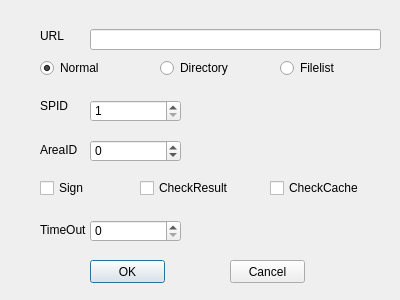
<?xml version="1.0" encoding="UTF-8"?>
<ui version="4.0">
 <class>Dialog</class>
 <widget class="QDialog" name="Dialog">
  <property name="geometry">
   <rect>
    <x>0</x>
    <y>0</y>
    <width>400</width>
    <height>300</height>
   </rect>
  </property>
  <property name="windowTitle">
   <string>Dialog</string>
  </property>
  <widget class="QLabel" name="label">
   <property name="geometry">
    <rect>
     <x>40</x>
     <y>30</y>
     <width>54</width>
     <height>12</height>
    </rect>
   </property>
   <property name="text">
    <string>URL</string>
   </property>
  </widget>
  <widget class="QLabel" name="label_2">
   <property name="geometry">
    <rect>
     <x>40</x>
     <y>100</y>
     <width>54</width>
     <height>12</height>
    </rect>
   </property>
   <property name="text">
    <string>SPID</string>
   </property>
  </widget>
  <widget class="QLabel" name="label_3">
   <property name="geometry">
    <rect>
     <x>40</x>
     <y>140</y>
     <width>54</width>
     <height>20</height>
    </rect>
   </property>
   <property name="text">
    <string>AreaID</string>
   </property>
  </widget>
  <widget class="QLabel" name="label_4">
   <property name="geometry">
    <rect>
     <x>40</x>
     <y>220</y>
     <width>54</width>
     <height>20</height>
    </rect>
   </property>
   <property name="text">
    <string>TimeOut</string>
   </property>
  </widget>
  <widget class="QCheckBox" name="checkBox">
   <property name="geometry">
    <rect>
     <x>140</x>
     <y>180</y>
     <width>91</width>
     <height>16</height>
    </rect>
   </property>
   <property name="text">
    <string>CheckResult</string>
   </property>
  </widget>
  <widget class="QCheckBox" name="checkBox_2">
   <property name="geometry">
    <rect>
     <x>40</x>
     <y>180</y>
     <width>71</width>
     <height>16</height>
    </rect>
   </property>
   <property name="text">
    <string>Sign</string>
   </property>
  </widget>
  <widget class="QRadioButton" name="radioButton">
   <property name="geometry">
    <rect>
     <x>40</x>
     <y>60</y>
     <width>89</width>
     <height>16</height>
    </rect>
   </property>
   <property name="text">
    <string>Normal</string>
   </property>
   <property name="checked">
    <bool>true</bool>
   </property>
  </widget>
  <widget class="QRadioButton" name="radioButton_2">
   <property name="geometry">
    <rect>
     <x>160</x>
     <y>60</y>
     <width>89</width>
     <height>16</height>
    </rect>
   </property>
   <property name="text">
    <string>Directory</string>
   </property>
  </widget>
  <widget class="QRadioButton" name="radioButton_3">
   <property name="geometry">
    <rect>
     <x>280</x>
     <y>60</y>
     <width>89</width>
     <height>16</height>
    </rect>
   </property>
   <property name="text">
    <string>Filelist</string>
   </property>
  </widget>
  <widget class="QLineEdit" name="lineEdit">
   <property name="geometry">
    <rect>
     <x>90</x>
     <y>29</y>
     <width>291</width>
     <height>21</height>
    </rect>
   </property>
  </widget>
  <widget class="QSpinBox" name="spinBox">
   <property name="geometry">
    <rect>
     <x>90</x>
     <y>100</y>
     <width>91</width>
     <height>22</height>
    </rect>
   </property>
   <property name="minimum">
    <number>1</number>
   </property>
   <property name="maximum">
    <number>2147483647</number>
   </property>
  </widget>
  <widget class="QSpinBox" name="spinBox_2">
   <property name="geometry">
    <rect>
     <x>90</x>
     <y>140</y>
     <width>91</width>
     <height>22</height>
    </rect>
   </property>
   <property name="minimum">
    <number>-1</number>
   </property>
   <property name="maximum">
    <number>9999</number>
   </property>
  </widget>
  <widget class="QSpinBox" name="spinBox_3">
   <property name="geometry">
    <rect>
     <x>90</x>
     <y>220</y>
     <width>91</width>
     <height>22</height>
    </rect>
   </property>
   <property name="minimum">
    <number>0</number>
   </property>
   <property name="maximum">
    <number>86400</number>
   </property>
  </widget>
  <widget class="QPushButton" name="pushButton">
   <property name="geometry">
    <rect>
     <x>90</x>
     <y>260</y>
     <width>75</width>
     <height>23</height>
    </rect>
   </property>
   <property name="text">
    <string>OK</string>
   </property>
  </widget>
  <widget class="QPushButton" name="pushButton_2">
   <property name="geometry">
    <rect>
     <x>230</x>
     <y>260</y>
     <width>75</width>
     <height>23</height>
    </rect>
   </property>
   <property name="text">
    <string>Cancel</string>
   </property>
  </widget>
  <widget class="QCheckBox" name="checkBox_3">
   <property name="geometry">
    <rect>
     <x>270</x>
     <y>180</y>
     <width>91</width>
     <height>16</height>
    </rect>
   </property>
   <property name="text">
    <string>CheckCache</string>
   </property>
  </widget>
 </widget>
 <resources/>
 <connections>
  <connection>
   <sender>pushButton_2</sender>
   <signal>clicked()</signal>
   <receiver>Dialog</receiver>
   <slot>reject()</slot>
   <hints>
    <hint type="sourcelabel">
     <x>244</x>
     <y>271</y>
    </hint>
    <hint type="destinationlabel">
     <x>308</x>
     <y>234</y>
    </hint>
   </hints>
  </connection>
  <connection>
   <sender>pushButton</sender>
   <signal>clicked()</signal>
   <receiver>Dialog</receiver>
   <slot>startInject()</slot>
   <hints>
    <hint type="sourcelabel">
     <x>130</x>
     <y>272</y>
    </hint>
    <hint type="destinationlabel">
     <x>34</x>
     <y>264</y>
    </hint>
   </hints>
  </connection>
 </connections>
 <slots>
  <slot>startInject()</slot>
 </slots>
</ui>
